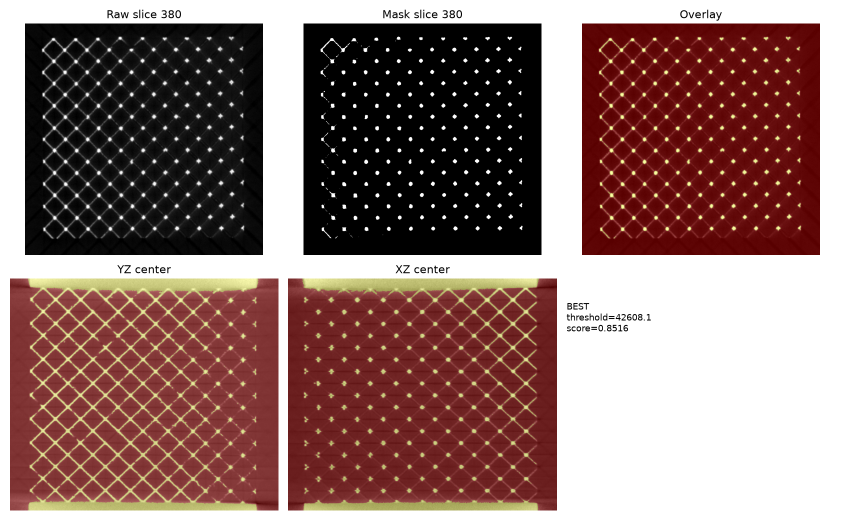
#> input picture data/9x9x9_octet_lattice/segmentation/best_diagnostics.png, 1690 x 1040 px (shown at 1/2 size)
$ python -i evaluation_of_segmentations.py   (imports and definitions only)
#> lines starting #> are read from the running program, lines starting #| are printed output that depends on the picture; after the words box and inside, x2 and y2 are one past the last pixel; in counts of white or black regions, pixels touching at a corner belong together
#Scoring
#5: Effectively identical structure, connectivity, and junctions.
#4: Correct topology with only minor local differences.
#3: Mostly correct lattice with noticeable gaps, noise, or thickness errors.
#2: Significant missing or extra regions and degraded connectivity.
#1: Severe structural failure with limited correspondence.
#0: Blank, unusable, or unrelated result.


#!/usr/bin/env python3
import argparse
import json
from pathlib import Path

import numpy as np
from PIL import Image
from scipy import ndimage as ndi
from skimage.morphology import skeletonize


def load_mask(path):
    rgb = np.asarray(Image.open(path).convert("RGB"))
    pixels = np.asarray(Image.fromarray(rgb).convert("L"))
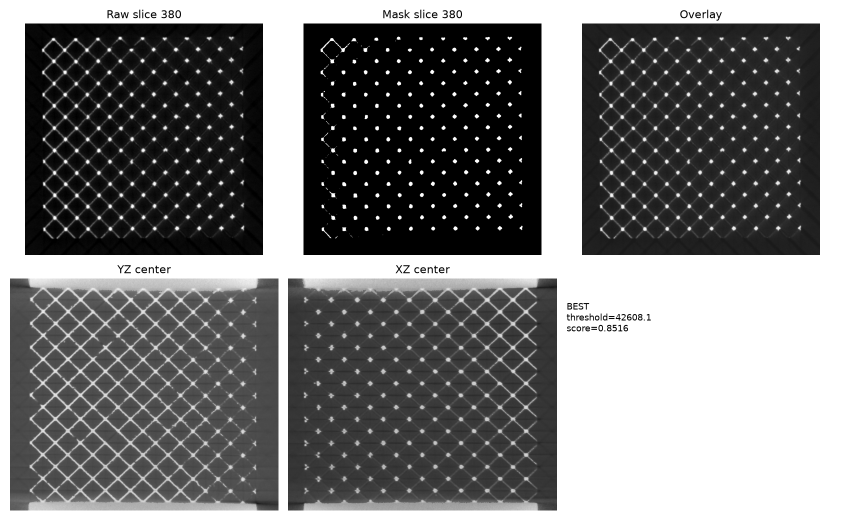
#> pixels: shape (1040, 1690) (shown at 1/2 size); min 0, max 255, mean 121.2

    # A Matplotlib image can have white page margins around a colored plot.
    # Select the bright colormap class rather than the dark axes background.
    chroma = rgb.max(axis=2).astype(np.int16) - rgb.min(axis=2).astype(np.int16)
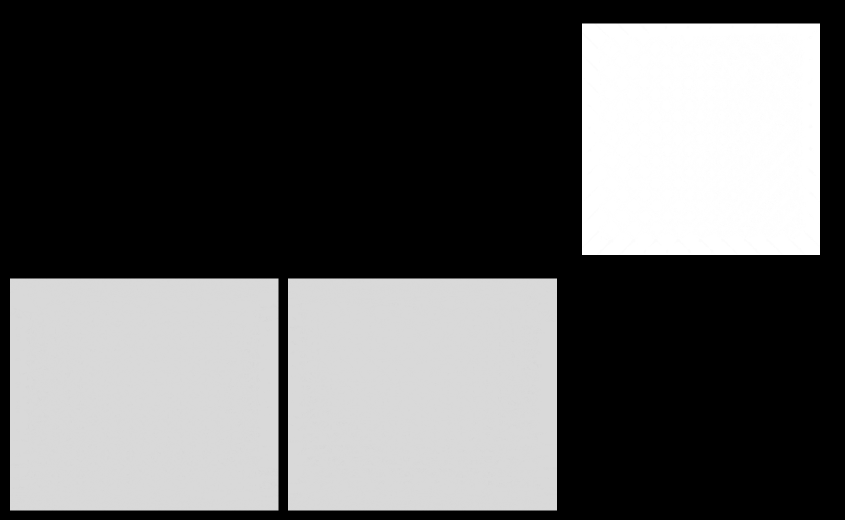
#> chroma: shape (1040, 1690) int16 (shown at 1/2 size); min 0, max 89, mean 32.7; drawn with min black and max white
    if np.count_nonzero(chroma > 20) > pixels.size * 0.01:
        mask = (chroma > 20) & (pixels > 128)
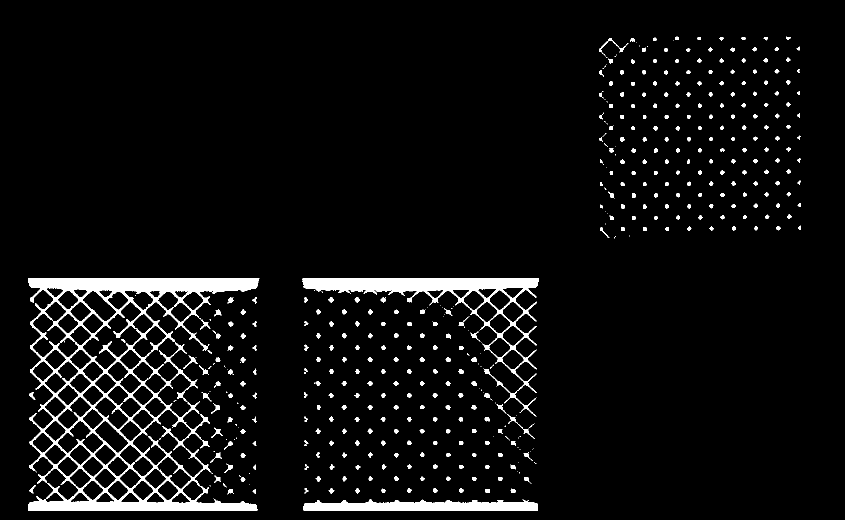
#> mask: shape (1040, 1690) bool (shown at 1/2 size); 5% white; 468 white regions (118 under 20 px), largest, box (x1, y1, x2, y2) and area: (56, 557, 519, 1021) 44544, (604, 557, 1078, 786) 15095, (607, 999, 1076, 1021) 7684
        labels, count = ndi.label(mask, np.ones((3, 3)))
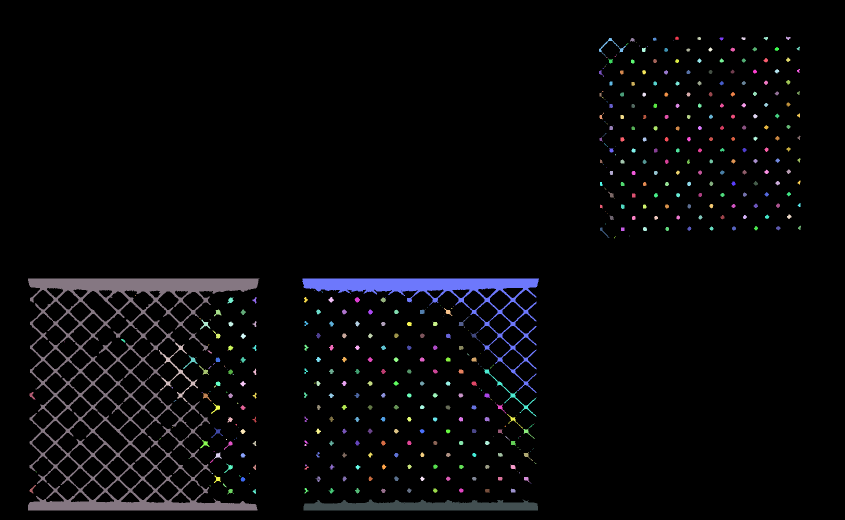
#> labels: shape (1040, 1690) int32 (shown at 1/2 size); 469 distinct labels, from 0 to 468; one colour per label, 0 black
#> count = 468
        for label in range(1, count + 1):
            rows, columns = np.where(labels == label)
            height = rows.max() - rows.min() + 1
            width = columns.max() - columns.min() + 1
            aspect = max(height, width) / max(min(height, width), 1)
            fill = len(rows) / (height * width)
            # Exclude long, densely filled colorbar segments.
            if aspect > 5 and fill > 0.5:
                mask[labels == label] = False
#> this loop made 468 passes
#> (height, width, aspect, fill) on passes 1 to 3: (7, 8, 1.14, 0.679), (7, 9, 1.29, 0.603), (6, 7, 1.17, 0.833)
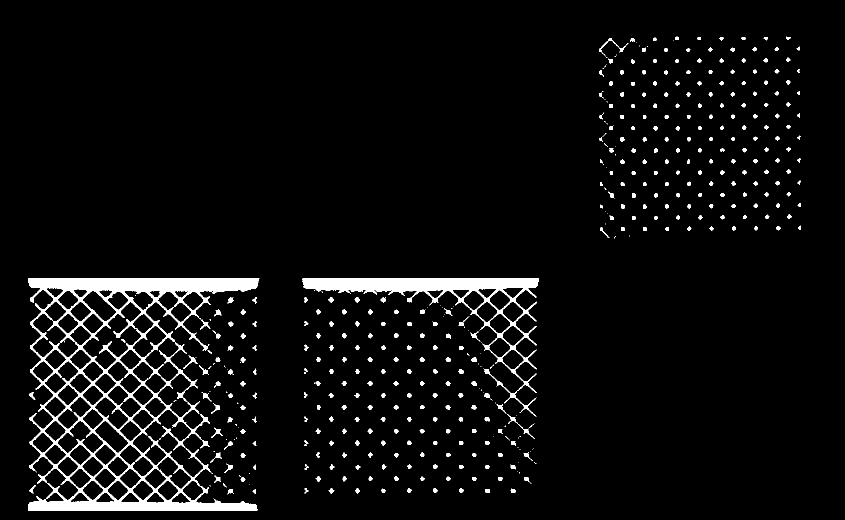
#> mask: shape (1040, 1690) bool (shown at 1/2 size); 4.6% white; 467 white regions (118 under 20 px), largest, box (x1, y1, x2, y2) and area: (56, 557, 519, 1021) 44544, (604, 557, 1078, 786) 15095, (318, 685, 396, 804) 1032
        return mask

    dark = pixels < 128
    return dark if dark.mean() < 0.5 else ~dark


def crop_mask(mask):
    rows, columns = np.where(mask)
    if len(rows) == 0:
        return mask
    return mask[rows.min() : rows.max() + 1, columns.min() : columns.max() + 1]


def normalize_masks(truth, result):
    truth = crop_mask(truth)
    result = crop_mask(result)
    resized = Image.fromarray(result.astype(np.uint8) * 255).resize(
        (truth.shape[1], truth.shape[0]), Image.Resampling.NEAREST
    )
    return truth, np.asarray(resized) > 0


def component_count(mask):
    return ndi.label(mask, np.ones((3, 3)))[1]


def topology(mask):
    skeleton = skeletonize(mask)
    neighbors = ndi.convolve(skeleton.astype(np.uint8), np.ones((3, 3))) - skeleton
    endpoints = np.count_nonzero(skeleton & (neighbors == 1))
    junctions = ndi.label(skeleton & (neighbors >= 3))[1]
    return int(endpoints), int(junctions)


def small_artifacts(mask):
    labels, count = ndi.label(mask)
    sizes = np.bincount(labels.ravel())[1:]
    limit = max(3, round(mask.size * 0.00005))
    return int(np.count_nonzero(sizes <= limit)), count


def difference(reference, observed):
    return abs(observed - reference) / max(reference, 1)


def evaluate(ground_truth_path, result_path):
    truth = load_mask(ground_truth_path)
    result = load_mask(result_path)

    if result.mean() < 0.0001 or result.mean() > 0.9999:
        return {
            "reasoning": (
                "The result is blank or unusable, so connectivity and junctions "
                "are not preserved and the segmentation has no meaningful match."
            ),
            "score": 0,
        }

    truth, result = normalize_masks(truth, result)
    truth_pixels = np.count_nonzero(truth)
    true_positive = np.count_nonzero(truth & result)
    false_positive = np.count_nonzero(~truth & result)
    false_negative = np.count_nonzero(truth & ~result)

    iou = true_positive / max(
        true_positive + false_positive + false_negative, 1
    )
    over = false_positive / max(truth_pixels, 1)
    under = false_negative / max(truth_pixels, 1)

    truth_components = component_count(truth)
    result_components = component_count(result)
    truth_endpoints, truth_junctions = topology(truth)
    result_endpoints, result_junctions = topology(result)
    truth_artifacts, _ = small_artifacts(truth)
    result_artifacts, result_component_total = small_artifacts(result)
    extra_artifacts = max(0, result_artifacts - truth_artifacts)

    connectivity_error = difference(truth_components, result_components)
    endpoint_error = difference(truth_endpoints, result_endpoints)
    junction_error = difference(truth_junctions, result_junctions)
    artifact_error = extra_artifacts / max(result_component_total, 1)

    quality = (
        0.35 * iou
        + 0.20 * max(0, 1 - connectivity_error)
        + 0.20 * max(0, 1 - junction_error)
        + 0.10 * max(0, 1 - endpoint_error)
        + 0.075 * max(0, 1 - over)
        + 0.075 * max(0, 1 - under)
        - 0.15 * artifact_error
    )

    if iou >= 0.995 and max(connectivity_error, junction_error, endpoint_error) <= 0.02:
        score = 5
    elif quality >= 0.88 and max(connectivity_error, junction_error) <= 0.15:
        score = 4
    elif quality >= 0.68 and max(connectivity_error, junction_error) <= 0.45:
        score = 3
    elif quality >= 0.42:
        score = 2
    elif iou >= 0.05:
        score = 1
    else:
        score = 0

    reasoning = (
        f"Foreground overlap is {iou:.1%}, with {over:.1%} over-segmentation and "
        f"{under:.1%} under-segmentation. The result has {result_components} "
        f"connected components versus {truth_components} in the ground truth, "
        f"{result_junctions} junctions versus {truth_junctions}, and "
        f"{extra_artifacts} extra small artifacts. These connectivity, topology, and noise differences "
        f"justify a score of {score}."
    )
    return {"reasoning": reasoning, "score": score}


def main():
    parser = argparse.ArgumentParser()
    parser.add_argument("ground_truth", type=Path)
    parser.add_argument("result", type=Path)
    args = parser.parse_args()
    print(json.dumps(evaluate(args.ground_truth, args.result)))


# [2 lines not run here, left out]

#> (the run stopped early here; a loop or call above may not have finished)

$ run again, on data/9x9x9_octet_lattice/segmentation/iteration_01_diagnostic.png
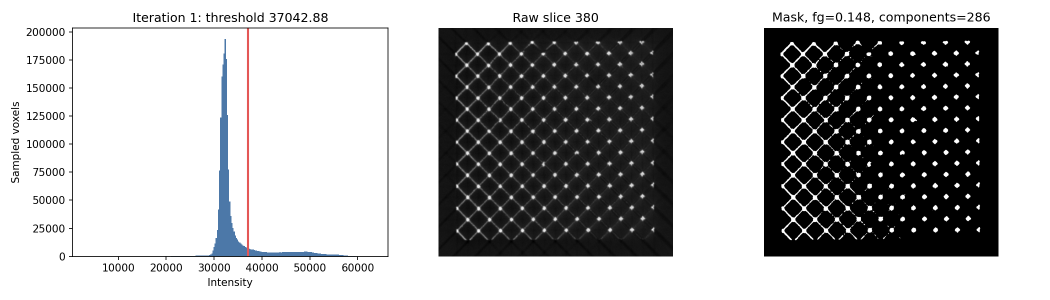
#> input picture data/9x9x9_octet_lattice/segmentation/iteration_01_diagnostic.png, 2100 x 600 px (shown at 1/2 size)
#> in load_mask, `chroma = rgb.max(axis=2).astype(np.int16) - rgb.min(axis=2).astype(np...`:
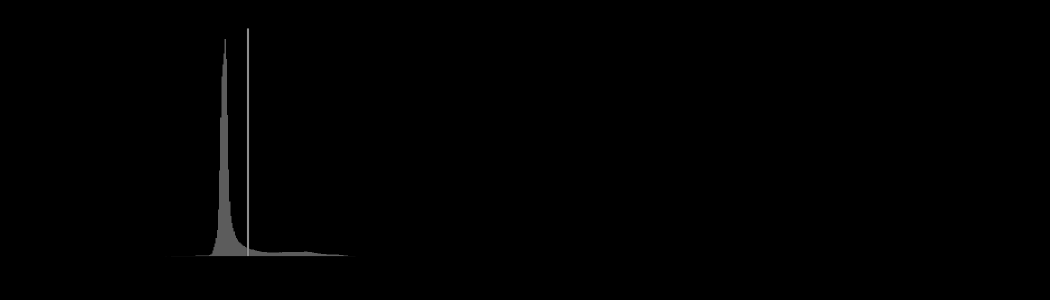
#> chroma: shape (600, 2100) int16 (shown at 1/2 size); min 0, max 142, mean 0.9
#> in load_mask, `dark = pixels < 128`:
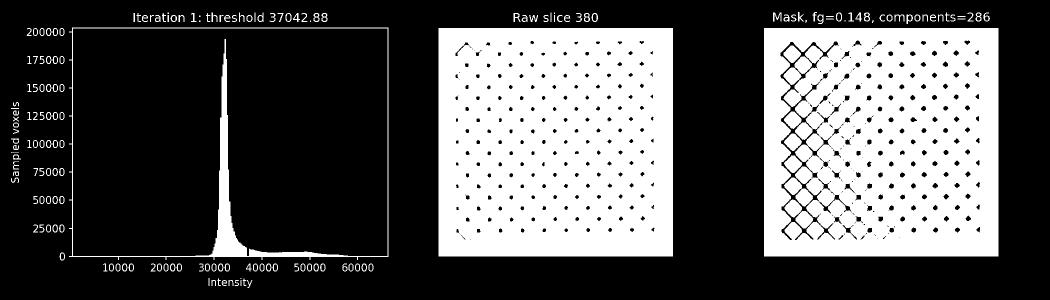
#> dark: shape (600, 2100) bool (shown at 1/2 size); 34.3% white; 182 white regions (10 under 20 px), largest, box (x1, y1, x2, y2) and area: (877, 56, 1346, 513) 207369, (1528, 56, 1997, 513) 191995, (138, 55, 777, 520) 14386

$ run again, on data/9x9x9_octet_lattice/segmentation/iteration_01_representative_panel.png
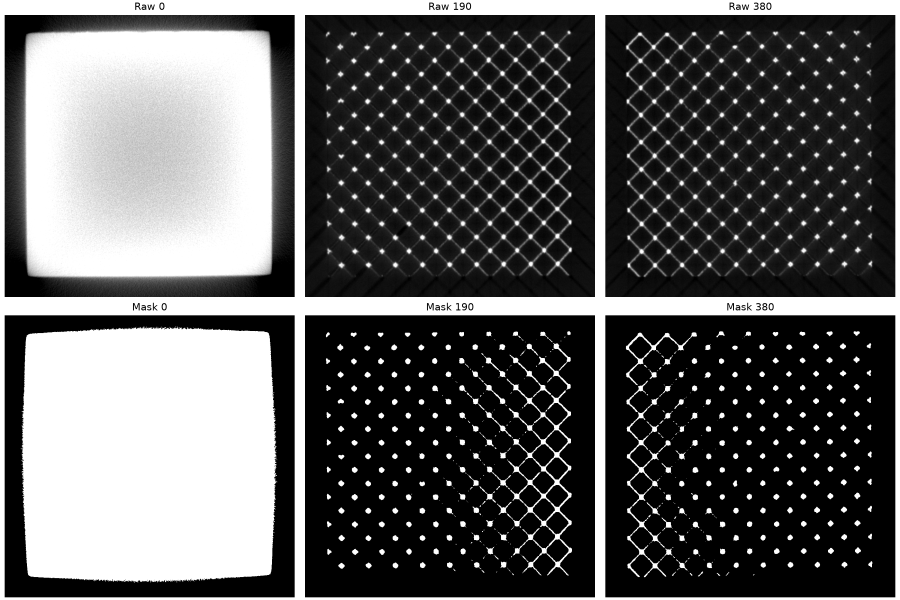
#> input picture data/9x9x9_octet_lattice/segmentation/iteration_01_representative_panel.png, 2700 x 1800 px (shown at 1/3 size)
#> chroma: shape (1800, 2700) int16; every value is 0
#> in load_mask, `dark = pixels < 128`:
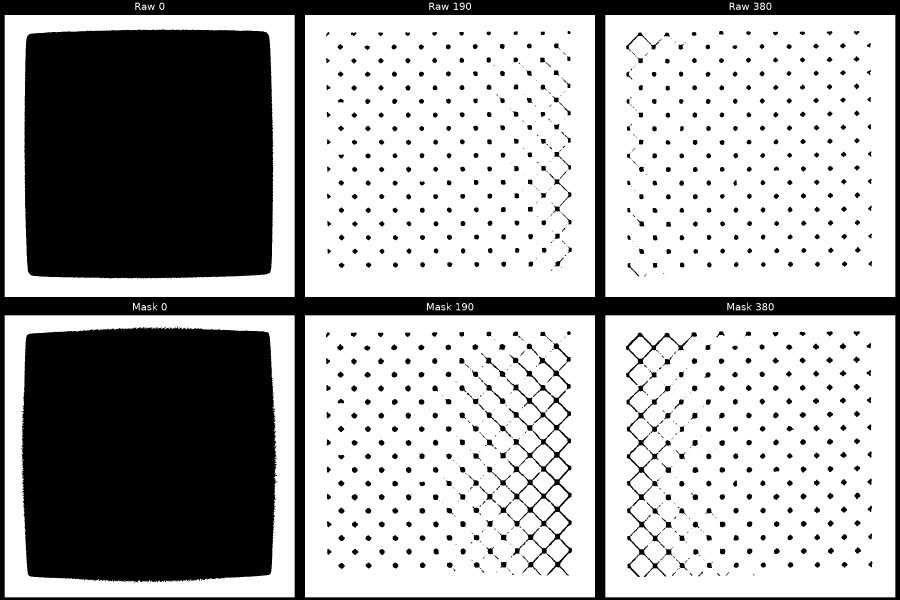
#> dark: shape (1800, 2700) bool (shown at 1/3 size); 65.2% white; 1018 black regions (330 under 20 px), largest, box (x1, y1, x2, y2) and area: (62, 980, 832, 1748) 558249, (72, 87, 821, 836) 546312, (0, 0, 2700, 1800) 437437
